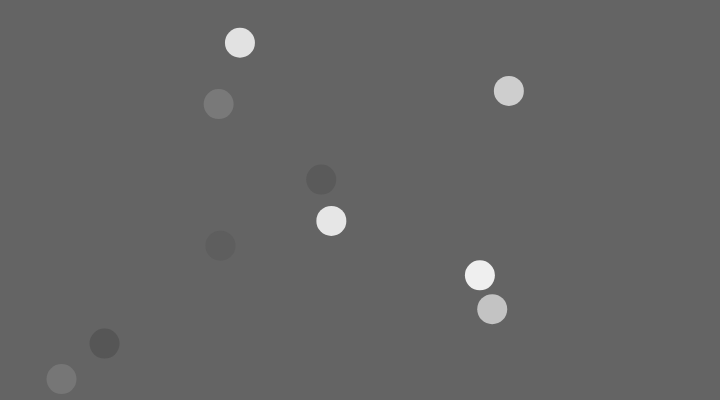
Frame 1 (no input)
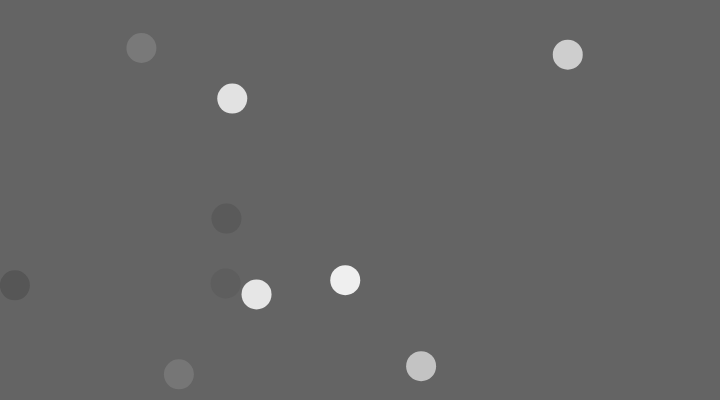
Frame 60 (no input)
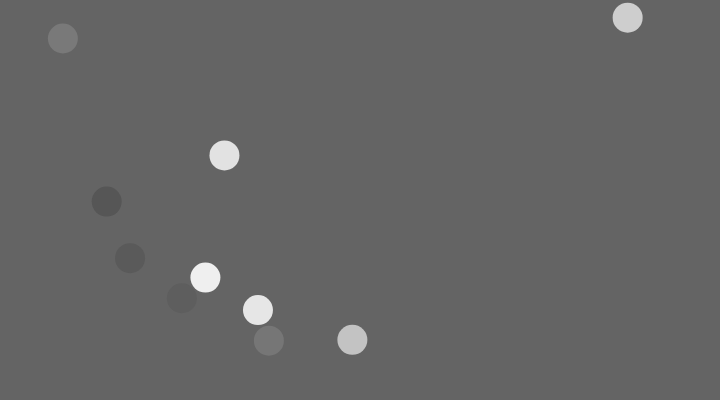
Frame 120 (the mouse pressed at the canvas centre since frame 60)

The p5.js sketch that drew these frames (run headless with seeded random() and noise() and a simulated clock; from frame 60 on, the mouse is pressed at the canvas centre):

// p5.js sketch
// ── sketch.js
class Ball {
  constructor(_x, _y, _d, _vx = 0, _vy = 0) {
    this.x = _x;
    this.y = _y;
    this.vx = _vx;
    this.vy = _vy;
    this.diameter = _d;
    this.r = this.diameter / 2;
    this.c = random(256);
    // this.id = _id;
    // this.other = _o;
  }

  collide(other) {
    let dx = other.x - this.x;
    let dy = other.y - this.y;
    let distance = sqrt(dx * dx + dy * dy);
    let minDist = this.r + other.r + 3;

    if (distance <= minDist) {
      let angle = atan2(dy, dx);
      let targetX = this.x + cos(angle) * minDist;
      let targetY = this.y + sin(angle) * minDist;

      let ax = (targetX - other.x) * 0.05;
      let ay = (targetY - other.y) * 0.05;
      this.vx -= ax;
      this.vy -= ay;
      other.vx += ax;
      other.vy += ay;

      // let ax = Math.sign(targetX - other.x);
      // let ay = Math.sign(targetY - other.y);
      // if (ax === 0) {
      //   ax = 1;
      // }
      // if (ay === 0) {
      //   ay = 1;
      // }
      // this.vx *= ax;
      // this.vy *= ay;
      // other.vx *= ax;
      // other.vy *= ay;


      // this.x -= 1;
      // this.y -= 1;
      // other.x += 1;
      // other.y += 1;



      // let report = { dx, dy, distance, minDist, angle, targetX, targetY, ax, ay };
      // console.log(report);
      // noLoop();
    }
  }

  boundaryDetect() {
    if (this.x + this.r > width || this.x - this.r < 0) {
      this.vx *= -1;
    }
    if (this.y + this.r > height || this.y - this.r < 0) {
      this.vy *= -1;
    }
  }

  update() {
    this.x += this.vx;
    this.y += this.vy;
    this.boundaryDetect();
  }

  render() {
    fill(this.c);
    circle(this.x, this.y, this.diameter);
  }
}

let numBalls = 10
let balls = []


function setup() {
  createCanvas(720, 400);

  // manual for now
  // balls.push(new Ball(300, 10, 10, 1, 1));
  // balls.push(new Ball(420, 10, 10, -1, 1));

  for (let i = 0; i < numBalls; i++) {
    let x = random(15, width - 15);
    let y = random(15, height - 15);
    let d = 30;
    let dx = random(-2, 2);
    let dy = random(-2, 2);
    let newBall = new Ball(x, y, d, dx, dy);
    balls.push(newBall);
  }

  noStroke();
  fill(255);
}

function draw() {
  background(100);

  noStroke();
  fill(255);
  for (let i = 0; i < numBalls; i++) {
    balls[i].update();
    for (let j = 0; j < numBalls; j++) {
      if (i != j) {
        balls[i].collide(balls[j]);
      }
    }
    balls[i].render();
  }

  // stroke(255);
  // // direct chord
  // line(balls[0].x, balls[0].y, balls[1].x, balls[1].y);

  // //dx
  // stroke('red');
  // line(balls[1].x, balls[0].y, balls[0].x, balls[0].y);
  // let dx = 'dx: ' + (balls[1].x - balls[0].x)
  // fill('red')
  // noStroke();
  // text(dx, 10, 10);
  // //dy
  // stroke('blue');
  // line(balls[1].x, balls[0].y, balls[1].x, balls[1].y);
  // let dy = 'dy: ' + (balls[1].y - balls[0].y)
  // fill('blue')
  // noStroke();
  // text(dy, 10, 30);



}
